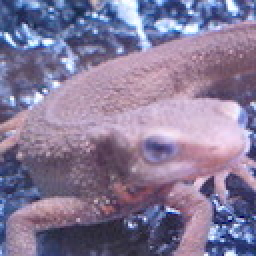
//> input picture q10/imori.jpg, 128 x 128 px (shown 2 times larger)
$ ./41q   (built with g++ and OpenCV 4)
//> lines starting //> are read from the running program, lines starting //| are printed output that depends on the picture
#include <iostream>
#include <cmath>
#include <algorithm>
#include <opencv2/opencv.hpp>
using namespace std;


void bgrtogray(cv::Mat &src, cv::Mat &dst)
{
    for(int y = 0; y < src.rows; y++){
        for(int x = 0; x < src.cols; x++){
            dst.at<uint8_t>(y, x) = (uint8_t)(0.2126 * (double)src.at<cv::Vec3b>(y, x)[2] +
                0.7152 * (double)src.at<cv::Vec3b>(y, x)[1] +
                0.0722 * (double)src.at<cv::Vec3b>(y, x)[0]);
        }
    }
}

void gaussian_filter5x5(cv::Mat &src, cv::Mat &dst, double sigma)
{
    //making kernel
    double kernel[5][5];
    double kernel_sum = 0.0;

    for(int y = -2; y <= 2; y++){
        for(int x = -2; x <= 2; x++){
            kernel[y+2][x+2] = 1/(2*M_PI*sigma*sigma)*exp(-(y*y + x*x)/(2*sigma*sigma));
            kernel_sum += kernel[y+2][x+2];
        }
    }
    //正規化1
    for(int y = -2; y <= 2; y++){
        for(int x = -2; x <= 2; x++){
            kernel[y+2][x+2] /=kernel_sum;
        }
    }
    //kernel check
    for(int y = -2; y <= 2; y++){
        for(int x = -2; x <= 2; x++){
           std::cout <<  kernel[y+2][x+2] ;
        }
        std::cout << std::endl;
    }

    // [17 lines of commented-out code are left out]

    cv::Mat temp = cv::Mat::zeros(dst.rows, dst.cols, CV_8UC1);

    float sum;
    for(int y = 0; y < src.rows; y++){
        for(int x = 0; x < src.cols; x++){
                sum = 0.0;

                for(int dy = -2; dy <= 2; dy++){//5x5でカーネル作って3x3で畳み込みはないわぁ
                    for(int dx = -2; dx <= 2; dx++){
                        //範囲外srcはs0?
                        sum += kernel[dy+2][dx+2] * (float)src.at<uint8_t>(y + dy, x + dx);
                    }
                }
                dst.at<float>(y, x) = std::clamp(sum, 0.0f, 255.0f);
                temp.at<uint8_t>(y, x) = std::clamp((int)sum, 0, 255);
        }
    }

    cv::imshow("sample", temp);
    cv::waitKey(0);
    cv::destroyAllWindows();
}


void sobel_filter3x3(cv::Mat img, cv::Mat dst, bool flag)
{
    float kernelY[3][3] = {//Y方向微分-->横方向の輪郭
        {1, 2, 1},
        {0, 0, 0},
        {-1, -2, -1}
    };

    float kernelX[3][3] = {//X方向微分-->縦方向の輪郭
        {1, 0, -1},
        {2, 0, -2},
        {1, 0, -1}
    };

    float (*kernel)[3];//OK.二次元配列のアドレス格納用．//float型3要素のポインタになる．

    //check
    if(flag){
        printf("X\n");
        kernel = kernelX;
    }else{
        printf("Y\n");
        kernel = kernelY;
    }

    double temp;
    for(int y = 0; y < img.rows; y++){
        for(int x = 0; x < img.cols; x++){

            temp = 0;
            for(int dy = -1; dy <= 1; dy++){
                for(int dx = -1; dx <= 1; dx++){
                    if (((y + dy) >= 0) && (( x + dx) >= 0) && ((y + dy) < img.rows) && ((x + dx) < img.cols)){
                        temp += img.at<float>(y + dy, x + dx)*kernel[dy+1][dx+1];
                    }
                }
            }
            dst.at<float>(y, x) = fmax(0., fmin(temp, 255.0));
        }
    }

}


void get_edge(cv::Mat &fx, cv::Mat &fy, cv::Mat &dst)
{

    for(int y = 0; y < dst.rows; y++){
        for(int x = 0; x < dst.cols; x++){
            int tx = fx.at<float>(y, x);//途中計算は全部floatで殴るのが正解かもわからん．こっちのが精度高い気がしてる．
            int ty = fy.at<float>(y, x);
            dst.at<uint8_t>(y, x) = (uint8_t)std::clamp( (int)sqrt(tx*tx + ty*ty), 0, 255);//c++17
            //fmax(fmin(sqrt(pow(fx.at<uint8_t>(y, x), 2) + pow(fy.at<uint8_t>(y, x), 2)), 255), 0);
        }
    }
}

void get_angle(cv::Mat &fx, cv::Mat &fy, cv::Mat &dst)
{
    double tx;
    double ty;

    double ans;
    for(int y = 0; y < dst.rows; y++){
        for(int x = 0; x < dst.cols; x++){
            tx = (double)fx.at<float>(y, x);
            ty = (double)fy.at<float>(y, x);
            if(tx == 0) tx = 0.0000001;//分母0回避
            std::cout << tx << "::" << ty << std::endl;

            ans = std::atan2(ty, tx);//[-pi, pi]の範囲//radで返ってきてる．
            ans = (ans * 180)/M_PI;

            //-22.5~157.5に修正
            if(ans < -22.5){
                ans += 180;
            }else if(157.5 < ans){
                ans -= 180;
            }
            std::cout << ans << " ";
            //output
            if(ans <= 22.5){
                ans = 0;
            }else if(ans <=67.5){
                ans = 45;
            }else if(ans <= 112.5){
                ans = 90;
            }else{
                ans = 135;
            }
            dst.at<uint8_t>(y, x) = (uint8_t)ans;
        }
    }
}


int canny_step1(void)
{
    cv::Mat src = cv::imread("./imori.jpg");
//> src is the input picture: 128 rows x 128 cols, CV_8UC3; mean B, G, R 152.8, 121.8, 134.1
    cv::Mat dst = cv::Mat::zeros(src.rows, src.cols, CV_8UC1);
    cv::Mat gau_dst = cv::Mat::zeros(src.rows, src.cols, CV_32FC1);
    cv::Mat fx = cv::Mat::zeros(src.rows, src.cols, CV_32FC1);
    cv::Mat fy = cv::Mat::zeros(src.rows, src.cols, CV_32FC1);

    bgrtogray(src, dst);
//> after the loop in bgrtogray, `for(int y = 0; y < src.rows; y++)`:
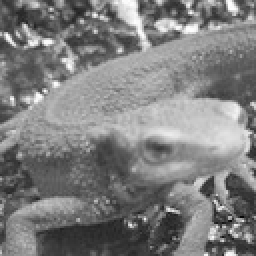
//> dst: 128 rows x 128 cols, CV_8UC1 (shown 2 times larger); min 6, max 254, mean 126.2
    gaussian_filter5x5(dst, gau_dst, 1.4);
//> the loop in gaussian_filter5x5, `for(int y = 0; y < src.rows; y++)` made 128 passes
//> sum on passes 1 to 12: 77.53, 100.9, 108.8, 105.6, 101.5, 102, 109.5, 121.6, 133, 141.1, 140.8, 132.3
//> after the loop in gaussian_filter5x5, `for(int y = 0; y < src.rows; y++)`:
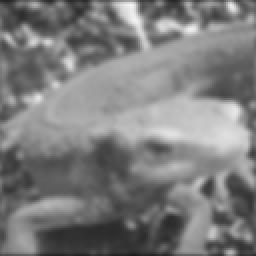
//> dst: 128 rows x 128 cols, CV_32FC1 (shown 2 times larger); min 30.05, max 243.3, mean 125.4
//> after the loop in gaussian_filter5x5, `for(int y = 0; y < src.rows; y++)`: sum = 48.94
    sobel_filter3x3(gau_dst, fx, true);
//> the loop in sobel_filter3x3, `for(int y = 0; y < img.rows; y++)` made 128 passes
//> temp on passes 1 to 12: 287.2, 432.8, 465.4, 452.1, 434.3, 445.3, 493.4, 561.2, 621.3, 652.4, 643, 600.4
//> after the loop in sobel_filter3x3, `for(int y = 0; y < img.rows; y++)`:
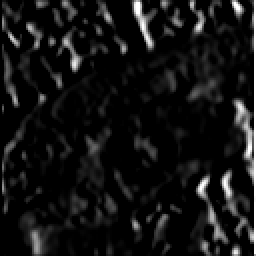
//> dst: 128 rows x 128 cols, CV_32FC1 (shown 2 times larger); min 0, max 255, mean 20.4
//> after the loop in sobel_filter3x3, `for(int y = 0; y < img.rows; y++)`: temp = 171.8
    sobel_filter3x3(gau_dst, fy, false);
//> call 2 of sobel_filter3x3, with flag = false
//> the loop in sobel_filter3x3 (call 2), `for(int y = 0; y < img.rows; y++)` made 128 passes
//> temp on passes 1 to 12: -314.9, -95.14, -9.25, 27.91, 11.74, -31.54, -71.77, -82.23, -64.13, -21.72, 33.07, 65.43
//> after the loop in sobel_filter3x3 (call 2), `for(int y = 0; y < img.rows; y++)`:
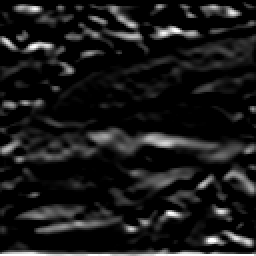
//> dst: 128 rows x 128 cols, CV_32FC1 (shown 2 times larger); min 0, max 255, mean 25.8
//> after the loop in sobel_filter3x3 (call 2), `for(int y = 0; y < img.rows; y++)`: temp = 213.3

    //sobelフィルタ結果のx,y方向微分結果から勾配の大きさと勾配の角度を求める．//Step1
    cv::Mat edge = cv::Mat::zeros(src.rows, src.cols, CV_8UC1);
    cv::Mat angle = cv::Mat::zeros(src.rows, src.cols, CV_8UC1);

    get_edge(fx, fy, edge);
//> after the loop in get_edge, `for(int y = 0; y < dst.rows; y++)`:
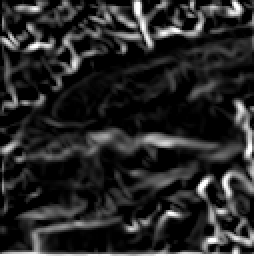
//> dst: 128 rows x 128 cols, CV_8UC1 (shown 2 times larger); min 0, max 255, mean 41.5
    cv::imshow("sample1", edge);
    cv::waitKey(0);
    cv::imwrite("./img/41q_ans1.jpg", edge);


    get_angle(fx, fy, angle);
//> the loop in get_angle, `for(int y = 0; y < dst.rows; y++)` made 128 passes
//> (ty, ans) on passes 1 to 12: (0, 0), (0, 0), (0, 0), (27.91, 0), (11.74, 0), (0, 0), (0, 0), (0, 0), (0, 0), (0, 0), (33.07, 0), (65.43, 0)
//> after the loop in get_angle, `for(int y = 0; y < dst.rows; y++)`:
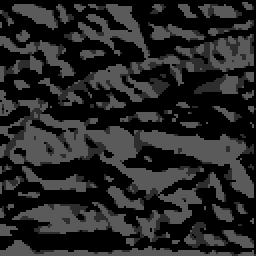
//> dst: 128 rows x 128 cols, CV_8UC1 (shown 2 times larger); min 0, max 90, mean 37.8
//> after the loop in get_angle, `for(int y = 0; y < dst.rows; y++)`: tx = 171.8; ty = 213.3; ans = 45
    cv::imshow("sample2", angle);
    cv::waitKey(0);
    cv::imwrite("./img/41q_ans2.jpg", angle);
    return 0;
}

int main(int argc, char *argv[])
{
    canny_step1();
    return 0;
}
